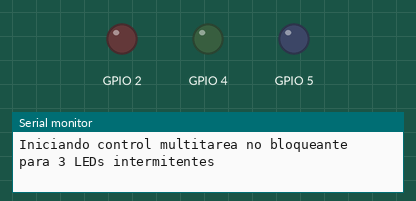
This program was run on a simulated ESP32. Parts: output pins drawn as LEDs (lit = HIGH), the last lines printed to the serial monitor.

Above: at 0.3 s.
At 1.9 s:
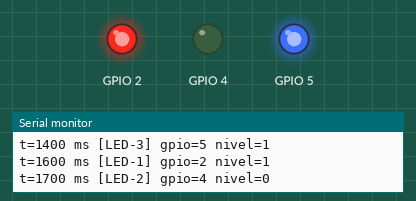
At 2.3 s:
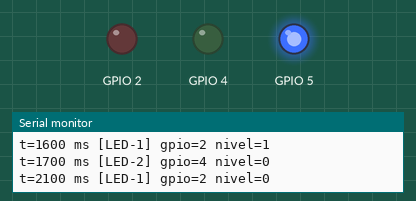
At 2.9 s:
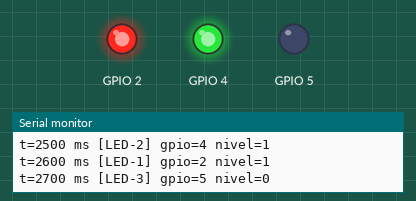
At 3.8 s:
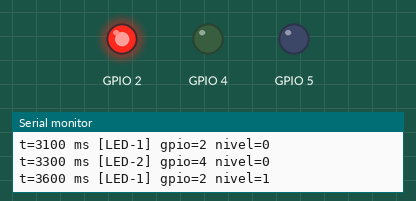
At 4.3 s:
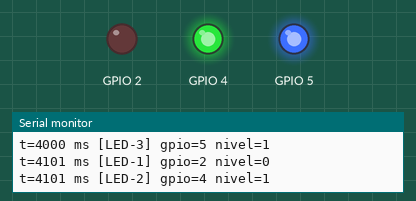
Timing chart, 0 to 6.1 s (numbered marks = the images above):
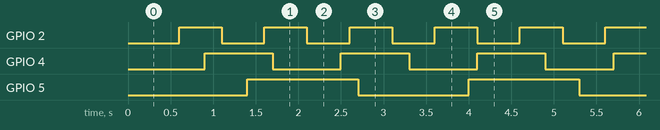

Measured:
- by itself, GPIO 2: alternates HIGH for 0.50 s and LOW for 0.50 s
- by itself, GPIO 4: alternates HIGH for 0.80 s and LOW for 0.80 s
- by itself, GPIO 5: alternates HIGH for 1.3 s and LOW for 1.3 s

The program:

main.cpp
```cpp
#include <Arduino.h>
#include "LedIntermitente.h"

// Instanciación de los tres objetos en GPIO 2, 4 y 5 con sus respectivos períodos
LedIntermitente led1(2, 500, "LED-1");   // GPIO 2 -> 500 ms
LedIntermitente led2(4, 800, "LED-2");   // GPIO 4 -> 800 ms
LedIntermitente led3(5, 1300, "LED-3");  // GPIO 5 -> 1300 ms

void setup() {
    Serial.begin(115200);
    delay(100);

    // Inicialización de cada LED
    led1.begin();
    led2.begin();
    led3.begin();

    Serial.println();
    Serial.println("Iniciando control multitarea no bloqueante para 3 LEDs intermitentes");
}

void loop() {
    // Llamadas seguidas a update() sin ningún delay()
    led1.update();
    led2.update();
    led3.update();
}
```
